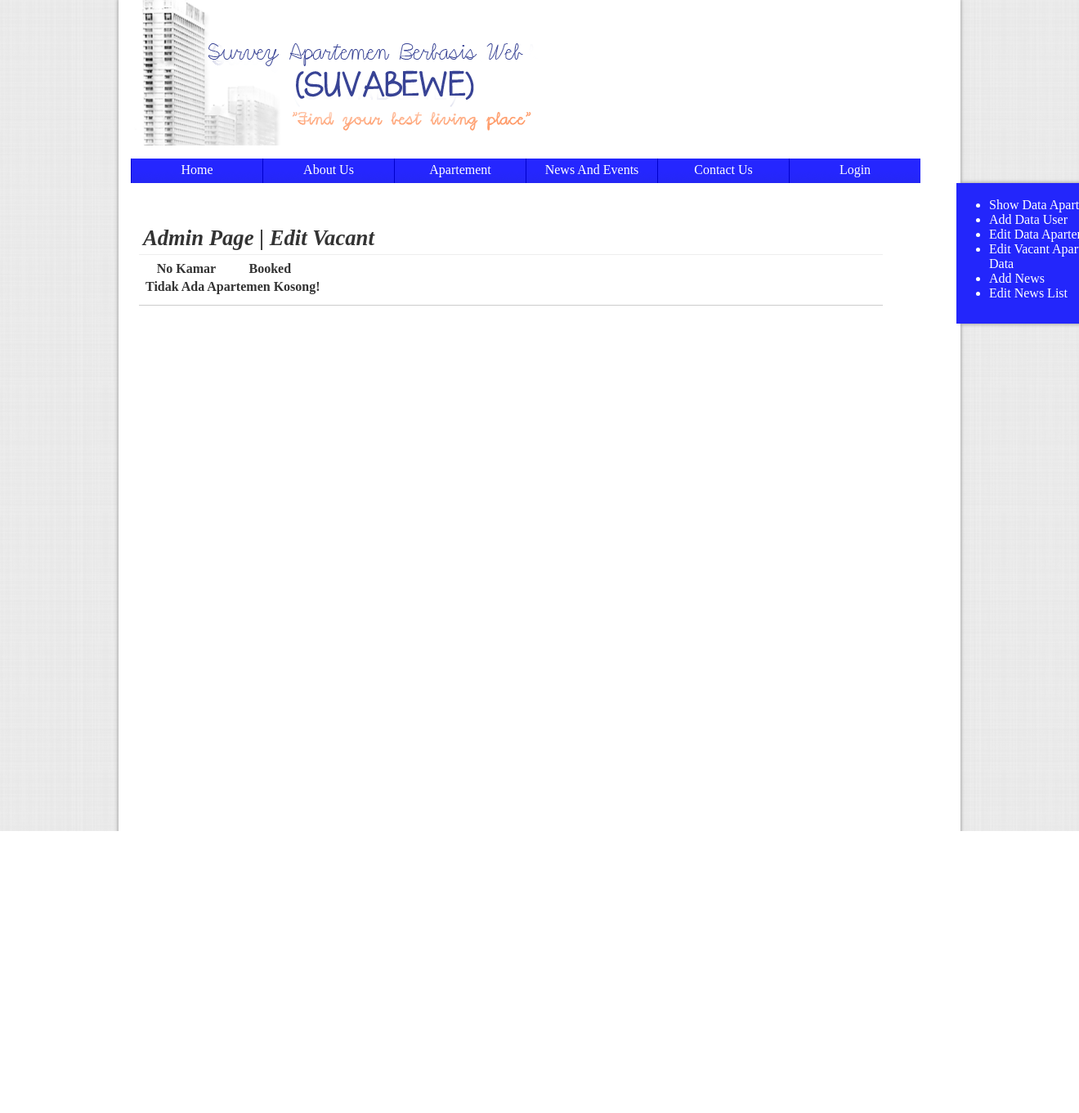
The app's page /file/vacant.php, older data.
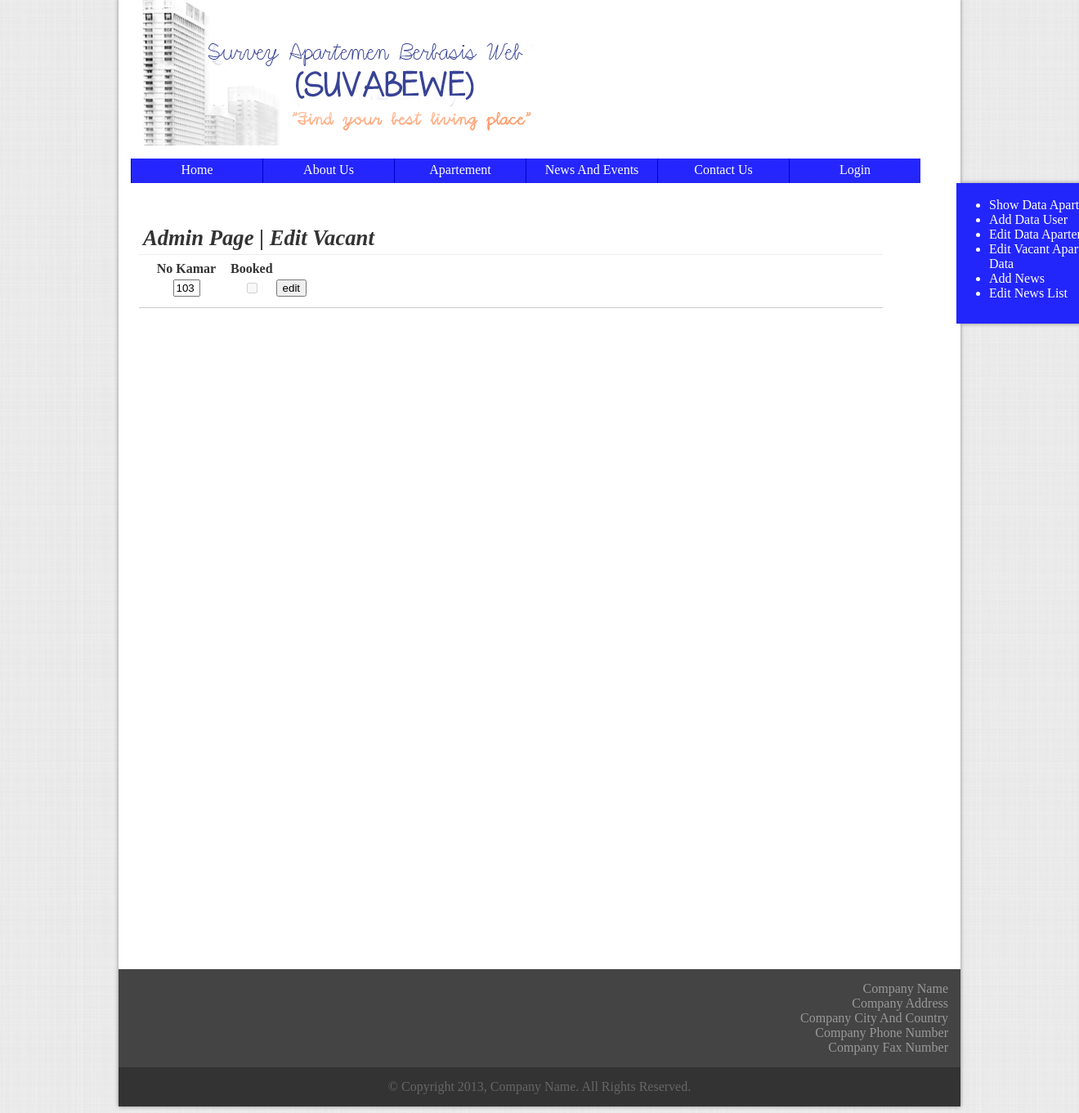
The same page, newer data.
### tables this page shows
CREATE TABLE IF NOT EXISTS `apartemen` (
  `no_kamar` int(5) NOT NULL,
  `type_kamar` varchar(1) NOT NULL,
  `spec_kamar` text NOT NULL,
  `password` text NOT NULL,
  `nama_pemilik` text NOT NULL,
  `email` text NOT NULL,
  `available` tinyint(1) NOT NULL DEFAULT '1',
  `harga` int(20) NOT NULL,
  `booked` tinyint(1) NOT NULL DEFAULT '0',
  `booked_fee` int(20) NOT NULL,
  `booked_date` date NOT NULL,
  `tagihan_listrik` int(20) NOT NULL,
  `tagihan_air` int(20) NOT NULL,
  `gambar_tidur1` text NOT NULL,
  `gambar_tidur2` text NOT NULL,
  `gambar_tidur3` text NOT NULL,
  `gambar_makan` text NOT NULL,
  `gambar_dapur` text NOT NULL,
  `gambar_mandi` text NOT NULL,
  `gambar_tamu` text NOT NULL,
  `gambar_balkon` text NOT NULL,
  PRIMARY KEY (`no_kamar`)
);

### file/vacant.php (the view, shortened to what this page needs)
<html>
	<head>
		<link rel="stylesheet" href="../css/templates.css" type="text/css" />
	</head>
	<body>
		<div class="wrapper" id="wrapper">
		<?php include_once ('header.php');?>
		<?php include_once('sidemenu.php');?>
		  <div class="container confmargin" style="height:900px">
				<div class="section showapt">
					<div class="sectionheader bottomline">
						<b>Admin Page | Edit Vacant</b>
					</div>
					<div class="sectioncontent ">
					<table>
						<tr align='center'>
						<th width='100'>No Kamar</th>
						<th>Booked</th>
						<th>&nbsp;</th>
						</tr>
						<?php
						$pilihtabel=mysql_query("SELECT * FROM apartemen WHERE available <> 0");
							$kosong = true;
							while($row = mysql_fetch_array($pilihtabel))
							{
							  echo "<tr align='center'>";
							  echo "<form action='editvacant.php' method='get'><td><input type='text' size='1' name='no_kamar' readonly value='".$row['no_kamar']."'></td>";
							  if ($row['booked']=='100')
							  {
									echo "<td><input type='checkbox' checked='checked' disabled='disabled' value='1'></td>";
							  }
							  else
							  {
									echo "<td><input type='checkbox' disabled='disabled' value='0'></td>";
							  }
							  echo "<td><input type='submit' value='edit'></td>";
							  echo "</form></tr>";
							  $kosong = false;
							 }
							 if ($kosong)
							 {
								echo "<tr><td colspan='3' align='center' valign='center'><b>Tidak Ada Apartemen Kosong!</b></td></tr>";
							 }
							?>
							</table>
					</div>
				</div>
			</div>
		</div>
	</body>
</html>

Row changes from the older to the newer data that the page shows:
added apartemen: no_kamar "103"
Text that changed along with them:
text no longer shown: "Tidak Ada Apartemen Kosong!"
text now shown: "Company Name Company Address Company City And Country Company Phone Number Company Fax Number © Copyright 2013, Company Name. All Rights Reserved."
